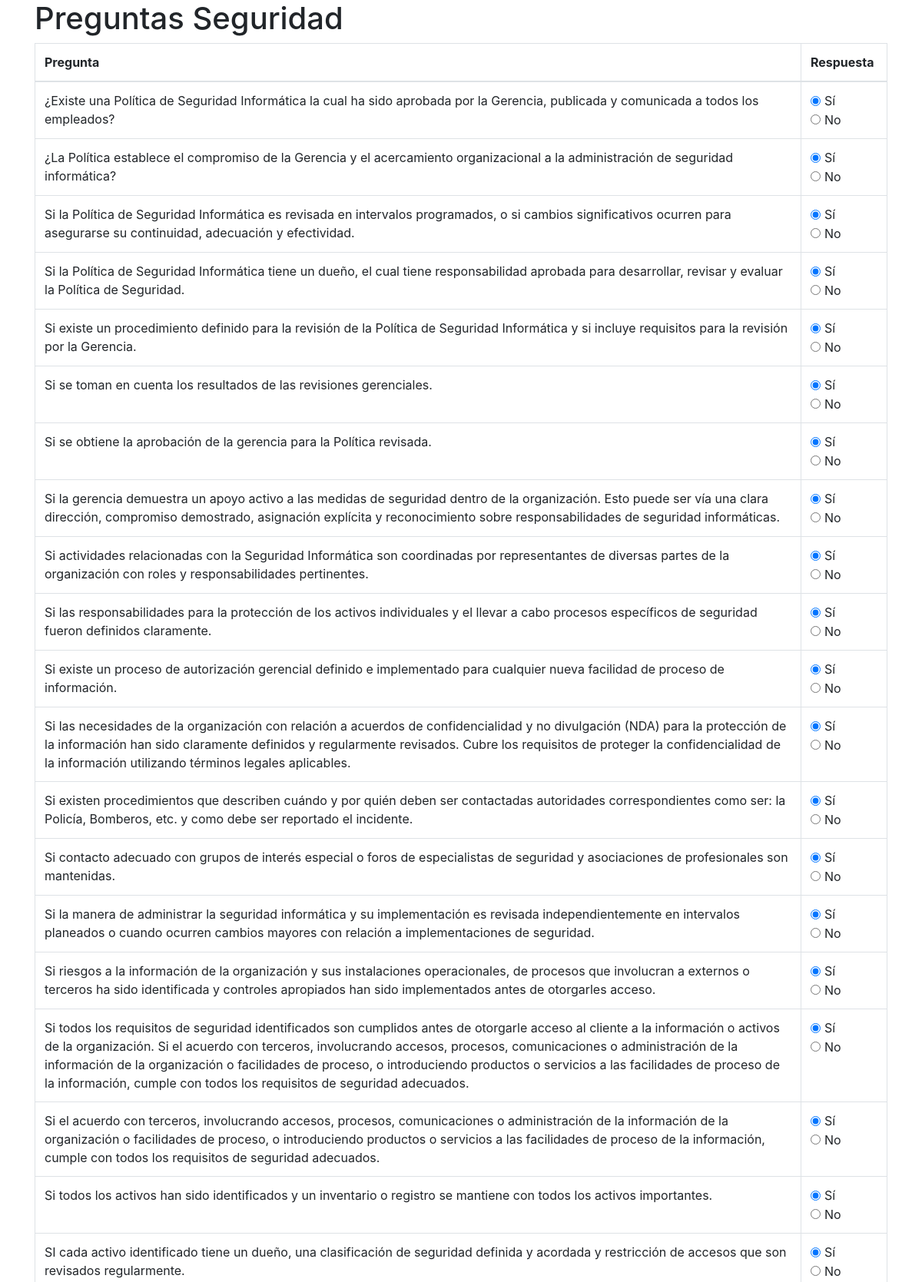
The app's page /encuesta/ (signed in, upper part) with its own data.
### Questions/models.py (models this page shows, shortened)
class Question(models.Model):
    question = models.TextField(null=True, blank=True)
    type = models.CharField(max_length=3, choices=DOMINIO_CHOICE)

### Questions/views.py (the view)
# urls.py: path('encuesta/', views.encuesta, name='encuesta'),
@login_required(login_url='login')
def encuesta(request):
    data = {}
    data["preguntas"] = Question.objects.all()
    return render(request, "question.html", data)

### Questions/templates/question.html (shortened to what this page needs)
<!doctype html>
<html lang="en">
  <head>
    <link rel="stylesheet" href="https://stackpath.bootstrapcdn.com/bootstrap/4.3.1/css/bootstrap.min.css">
  </head>
<body>
<div class="container">
    <h1>Preguntas Seguridad</h1>
    <form action="{% url 'llenar_encuesta' %}" method="post" enctype="application/x-www-form-urlencoded ">
        <table class="table table-bordered">
            <thead>
            <tr>
                <th scope="col">Pregunta</th>
                <th scope="col">Respuesta</th>
            </tr>
            </thead>
            <tbody>
            {% for cli in preguntas %}
                <tr>
                    <td>{{ cli.question }}</td>
                    <td>
                        <div>
                            <div class="form-check form-check-inline">
                                <input class="form-check-input" name="{{ cli.pk }}" type="radio" value="True" data-pk="{{ cli.pk }}" required checked>
                                <label class="form-check-label">
                                    Sí
                                </label>
                            </div>
                            <div class="form-check form-check-inline">
                                <input class="form-check-input" name="{{ cli.pk }}" type="radio" value="False" data-pk="{{ cli.pk }}" required>
                                <label class="form-check-label">
                                    No
                                </label>
                            </div>
                        </div>
                    </td>
                </tr>
            {% endfor %}
            </tbody>
        </table>
    </form>
</div>
</body>

### records on screen
Question: question "¿Existe una Política de Seguridad Informática la cual ha sido aprobada por la Gerencia, publicada y comunicada a todos los empleados?"
Question: question "¿La Política establece el compromiso de la Gerencia y el acercamiento organizacional a la administración de seguridad informática?"
Question: question "Si la Política de Seguridad Informática es revisada en intervalos programados, o si cambios significativos ocurren para asegurarse su continuidad, adecuación y efectividad."
Question: question "Si la Política de Seguridad Informática tiene un dueño, el cual tiene responsabilidad aprobada para desarrollar, revisar y evaluar la Política de Seguridad."
Question: question "Si existe un procedimiento definido para la revisión de la Política de Seguridad Informática y si incluye requisitos para la revisión por la Gerencia."
Question: question "Si se toman en cuenta los resultados de las revisiones gerenciales."
Question: question "Si se obtiene la aprobación de la gerencia para la Política revisada."
Question: question "Si la gerencia demuestra un apoyo activo a las medidas de seguridad dentro de la organización. Esto puede ser vía una clara dirección, compromiso demostrado, asignación explícita y reconocimiento sobre responsabilidades de seguridad informáticas."
Question: question "Si actividades relacionadas con la Seguridad Informática son coordinadas por representantes de diversas partes de la organización con roles y responsabilidades pertinentes."
Question: question "Si las responsabilidades para la protección de los activos individuales y el llevar a cabo procesos específicos de seguridad fueron definidos claramente."
Question: question "Si existe un proceso de autorización gerencial definido e implementado para cualquier nueva facilidad de proceso de información."
Question: question "Si las necesidades de la organización con relación a acuerdos de confidencialidad y no divulgación (NDA) para la protección de la información han sido claramente definidos y regularmente revisados. Cubre los requisitos de proteger la confidencialidad de la información utilizando términos legales aplicables."
Question: question "Si existen procedimientos que describen cuándo y por quién deben ser contactadas autoridades correspondientes como ser: la Policía, Bomberos, etc. y como debe ser reportado el incidente."
Question: question "Si contacto adecuado con grupos de interés especial o foros de especialistas de seguridad y asociaciones de profesionales son mantenidas."
Question: question "Si la manera de administrar la seguridad informática y su implementación es revisada independientemente en intervalos planeados o cuando ocurren cambios mayores con relación a implementaciones de seguridad."
Question: question "Si riesgos a la información de la organización y sus instalaciones operacionales, de procesos que involucran a externos o terceros ha sido identificada y controles apropiados han sido implementados antes de otorgarles acceso."
Question: question "Si todos los requisitos de seguridad identificados son cumplidos antes de otorgarle acceso al cliente a la información o activos de la organización. Si el acuerdo con terceros, involucrando accesos, procesos, comunicaciones o administración de la información de la organización o facilidades de proceso, o introduciendo productos o servicios a las facilidades de proceso de la información, cumple con todos los requisitos de seguridad adecuados."
Question: question "Si el acuerdo con terceros, involucrando accesos, procesos, comunicaciones o administración de la información de la organización o facilidades de proceso, o introduciendo productos o servicios a las facilidades de proceso de la información, cumple con todos los requisitos de seguridad adecuados."
Question: question "Si todos los activos han sido identificados y un inventario o registro se mantiene con todos los activos importantes."
Question: question "SI cada activo identificado tiene un dueño, una clasificación de seguridad definida y acordada y restricción de accesos que son revisados regularmente."
